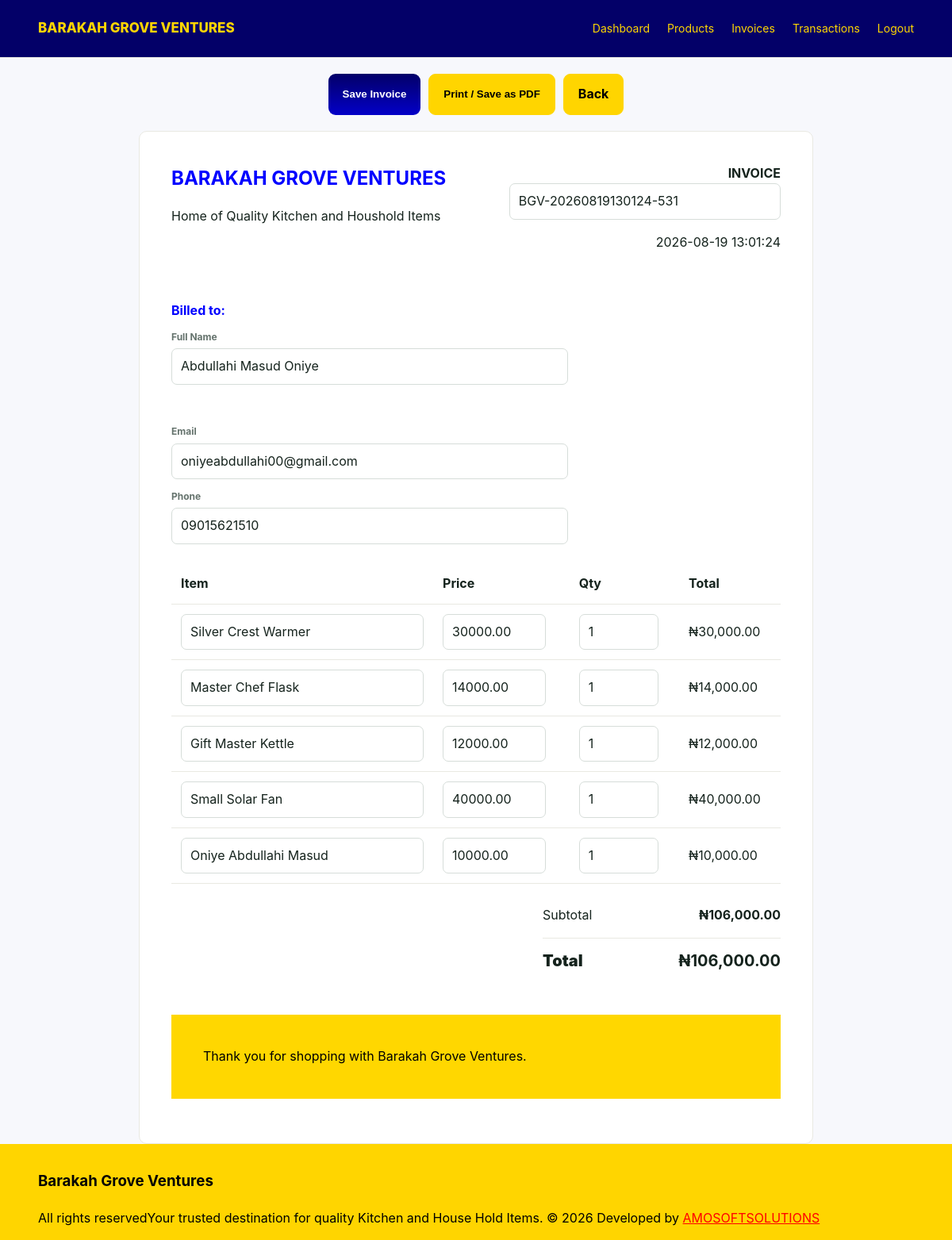
The page /invoice.php?id=2 (signed in) on the database its author committed.
### tables this page shows
CREATE TABLE IF NOT EXISTS `orders` (
  `id` int unsigned NOT NULL AUTO_INCREMENT,
  `user_id` int unsigned NOT NULL,
  `invoice_no` varchar(50) NOT NULL,
  `subtotal` decimal(12,2) NOT NULL DEFAULT '0.00',
  `total` decimal(12,2) NOT NULL DEFAULT '0.00',
  `status` enum('pending','paid','completed','cancelled') NOT NULL DEFAULT 'pending',
  `created_at` timestamp NULL DEFAULT CURRENT_TIMESTAMP,
  PRIMARY KEY (`id`),
  UNIQUE KEY `invoice_no` (`invoice_no`),
  KEY `fk_orders_user` (`user_id`),
  CONSTRAINT `fk_orders_user` FOREIGN KEY (`user_id`) REFERENCES `users` (`id`) ON DELETE RESTRICT
);

CREATE TABLE IF NOT EXISTS `users` (
  `id` int unsigned NOT NULL AUTO_INCREMENT,
  `full_name` varchar(120) NOT NULL,
  `email` varchar(190) NOT NULL,
  `phone` varchar(30) DEFAULT NULL,
  `password` varchar(255) NOT NULL,
  `role` enum('customer','admin') NOT NULL DEFAULT 'customer',
  `created_at` timestamp NULL DEFAULT CURRENT_TIMESTAMP,
  PRIMARY KEY (`id`),
  UNIQUE KEY `email` (`email`)
);

CREATE TABLE IF NOT EXISTS `order_items` (
  `id` int unsigned NOT NULL AUTO_INCREMENT,
  `order_id` int unsigned NOT NULL,
  `product_id` int unsigned DEFAULT NULL,
  `product_name` varchar(180) NOT NULL,
  `price` decimal(12,2) NOT NULL,
  `quantity` int unsigned NOT NULL,
  `total` decimal(12,2) NOT NULL,
  PRIMARY KEY (`id`),
  KEY `fk_items_order` (`order_id`),
  KEY `fk_items_product` (`product_id`),
  CONSTRAINT `fk_items_order` FOREIGN KEY (`order_id`) REFERENCES `orders` (`id`) ON DELETE CASCADE,
  CONSTRAINT `fk_items_product` FOREIGN KEY (`product_id`) REFERENCES `products` (`id`) ON DELETE SET NULL
);

### config.php (called while the page is built, shortened)
<?php
function e(?string $value): string {
    return htmlspecialchars($value ?? '', ENT_QUOTES, 'UTF-8');
}
function is_admin(): bool {
    return isset($_SESSION['role']) && $_SESSION['role'] === 'admin';
}
function money(float|int|string $amount): string {
    return CURRENCY . number_format((float)$amount, 2);
}
?>

### invoice.php (the view, shortened to what this page needs)
<?php
require_once 'config.php';
$id = (int)($_GET['id'] ?? 0);
$stmt = $db->prepare("
    SELECT
        o.*,
        u.full_name,
        u.email,
        u.phone
    FROM orders o
    JOIN users u ON u.id = o.user_id
    WHERE o.id = ?
");
$stmt->bind_param("i", $id);
$stmt->execute();
$order = $stmt->get_result()->fetch_assoc();
$stmt = $db->prepare("
    SELECT *
    FROM order_items
    WHERE order_id = ?
    ORDER BY id ASC
");
$stmt->bind_param("i", $id);
$stmt->execute();
$items = $stmt
    ->get_result()
    ->fetch_all(MYSQLI_ASSOC);
?>
<!doctype html>
<html lang="en">
<head>
<link
    rel="stylesheet"
    href="assets/css/style.css"
>
</head>
<body>
<?php include 'includes/header.php'; ?>
<div class="print-actions">
    <?php if (is_admin()): ?>
        <button
            type="submit"
            form="invoiceForm"
            class="btn"
        >
            Save Invoice
        </button>
    <?php endif; ?>
    <button
        class="btn btn-outline"
        onclick="window.print()"
    >
        Print / Save as PDF
    </button>
    <a
        class="btn btn-outline"
        href="<?= is_admin()
            ? BASE_URL . '/admin/orders.php'
            : BASE_URL . '/my_orders.php'
        ?>"
    >
        Back
    </a>
</div>
<form
    method="POST"
    id="invoiceForm"
>
<section class="invoice">
    <div class="invoice-head">
        <div>
            <h1 style="color:blue">
                BARAKAH GROVE VENTURES
            </h1>
            <p>Home of Quality Kitchen and Houshold Items</p>
        </div>
        <div class="invoice-meta">
            <strong>
                INVOICE
            </strong>
            <?php if (is_admin()): ?>
                <input
                    type="text"
                    name="invoice_no"
                    value="<?= e($order['invoice_no']) ?>"
                    class="invoice-edit-input"
                >
            <?php else: ?>
                <p>
                    <?= e($order['invoice_no']) ?>
                </p>
            <?php endif; ?>
            <p>
                <?= e($order['created_at']) ?>
            </p>
        </div>
    </div>
    <div class="invoice-customer">
        <strong style="color:blue">
            Billed to:
        </strong>
        <?php if (is_admin()): ?>
            <div class="invoice-customer-fields" style="color:blue">
                <div>
                    <label>
                        Full Name
                    </label> <input type="text" name="customer_name" value="<?= e($order['full_name']) ?>" class="invoice-edit-input"
required>
                </div>
<br>
                <div>
                    <label>
                        Email
                    </label>
                    <input
                        type="email"
                        name="customer_email"
                        value="<?= e($order['email']) ?>"
                        class="invoice-edit-input"
                        required
                    >
                </div>
                <div>
                    <label>
                        Phone
                    </label>
                    <input
                        type="text"
                        name="customer_phone"
                        value="<?= e($order['phone']) ?>"
                        class="invoice-edit-input"
                    >
                </div>
            </div>
        <?php endif; ?>
    </div>
    <table class="invoice-table">
        <thead>
            <tr>
                <th>
                    Item
                </th>
                <th>
                    Price
                </th>
                <th>
                    Qty
                </th>
                <th>
                    Total
                </th>
            </tr>
        </thead>
        <tbody>
        <?php foreach ($items as $index => $item): ?>
            <tr>
                <td>
                    <?php if (is_admin()): ?>
                        <input
                            type="text"
                            name="item_name[]"
                            value="<?= e($item['product_name']) ?>"
                            class="invoice-item-input"
                            required
                        >
                    <?php else: ?>
                        <?= e($item['product_name']) ?>
                    <?php endif; ?>
                </td>
                <td>
                    <?php if (is_admin()): ?>
                        <input
                            type="number"
                            name="item_price[]"
                            value="<?= e($item['price']) ?>"
                            class="invoice-item-input item-price"
                            min="0"
                            step="0.01"
                            required
                        >
                    <?php else: ?>
                        <?= money($item['price']) ?>
                    <?php endif; ?>
                </td>
                <td>
                    <?php if (is_admin()): ?>
                        <input
                            type="number"
                            name="item_quantity[]"
                            value="<?= (int)$item['quantity'] ?>"
                            class="invoice-item-input item-quantity"
                            min="1"
                            required
                        >
                    <?php else: ?>
                        <?= (int)$item['quantity'] ?>
                    <?php endif; ?>
                </td>
                <td>
                    <span class="item-total">
                        <?= money($item['total']) ?>
                    </span>
                </td>
            </tr>
        <?php endforeach; ?>
        </tbody>
    </table>
    <div class="invoice-total">
        <div class="summary-row">
            <span>
                Subtotal
            </span>
            <strong id="invoiceSubtotal">
                <?= money($order['subtotal']) ?>
            </strong>
        </div>
        <div class="summary-row summary-total">
            <span>
                Total
            </span>
            <strong id="invoiceTotal">
                <?= money($order['total']) ?>
            </strong>
        </div>
    </div>
    <p
        style="
            margin-top:45px;
            color: black;
            background: gold;
            padding: 40px;
        "
    >
        Thank you for shopping with
        Barakah Grove Ventures.
    </p>
</section>
</form>
<?php include 'includes/footer.php'; ?>
</body>
</html>

### includes/header.php (shortened to what this page needs)
<header class="site-header">
<div class="container nav">
    <a class="brand" href="<?= is_admin() ? '../admin/index.php' : 'index.php' ?>">
        <span style="color: #ffd500;">BARAKAH GROVE VENTURES</span>
    </a>
    <nav>
        <?php if (is_admin()): ?>
            <a style="color: #ffd500;" href="<?= BASE_URL ?>/admin/index.php">Dashboard</a>
            <a style="color: #ffd500;" href="<?= BASE_URL ?>/admin/products.php">Products</a>
            <a style="color: #ffd500;" href="<?= BASE_URL ?>/admin/invoice.php">Invoices</a>
            <a style="color: #ffd500;" href="<?= BASE_URL ?>/admin/transaction_history.php">Transactions</a>
            <a style="color: #ffd500;" href="<?= BASE_URL ?>/logout.php">Logout</a>
        <?php endif; ?>
    </nav>
</div>
</header>

### includes/footer.php
<footer  class="footer fixed bottom-0 left-0 w-full">
<div class="container">
    <div><h3>Barakah Grove Ventures</h3><p>  All rights reservedYour trusted destination for quality Kitchen and House Hold Items. © <?= date('Y') ?> Developed  by <a style="color: rgb(255, 0, 0); text-decoration: underline;" href="https://abdul-full-stack-dev.vercel.app/" target="_blank">AMOSOFTSOLUTIONS</a></p>
</div>
</footer>

### assets/css/style.css (style rules this page uses)
:root { --primary: linear-gradient( rgba(3, 0, 104), rgba(3, 0, 200) ); --primary-dark: linear-gradient( rgba(3, 0, 104), rgba(3, 0, 200) ); --accent: #ffd500; --ink: #15231d; --muted: #65736d; --bg: #f7f8fc; --white: #fff; --border: #e9e9e2; --danger: #b42318; --shadow: 0 12px 40px rgba(10, 50, 35, .08); --outline: #ffd500; }
* { box-sizing: border-box; }
.btn.btn-outline { background: var(--outline); color: black; }
html { min-height: 100%; scroll-behavior: smooth; }
body { margin: 0; min-height: 100vh; display: flex; flex-direction: column; font-family: Inter, Segoe UI, Arial, sans-serif; color: var(--ink); background: var(--bg); line-height: 1.6; }
.footer { flex-shrink: 0; margin-top: auto; width: 100%; padding: 10px 0; background: #ffd500; color: #040404; }
.footer p { margin: 0; color: #010101; }
a { color: inherit; text-decoration: none; }
.container { width: min(1120px, 92%); margin: auto; }
.site-header { background: #030068; border-bottom: 1px solid var(--border); position: sticky; top: 0; z-index: 100; }
.nav { min-height: 72px; display: flex; align-items: center; justify-content: space-between; gap: 20px; }
.brand { display: flex; align-items: center; gap: 10px; color: #fff; font-weight: 800; font-size: 17px; }
nav { display: flex; align-items: center; gap: 22px; font-size: 14px; }
nav a { color: #fff; transition: .2s ease; }
.btn { display: inline-block; border: 0; background: var(--primary); color: #fff; padding: 12px 18px; border-radius: 9px; font-weight: 700; cursor: pointer; transition: .2s ease; }
.btn-outline { background: transparent; color: var(--primary); border: 1px solid var(--outline); }
.footer { padding: 14px 0; background: #ffd500; color: #040404; margin-top: auto; flex-shrink: 0; }
.summary-row { display: flex; justify-content: space-between; padding: 7px 0; }
.summary-total { font-size: 20px; font-weight: 900; border-top: 1px solid var(--border); margin-top: 8px; padding-top: 12px; }
.invoice { background: #fff; padding: 40px; border: 1px solid var(--border); border-radius: 10px; max-width: 850px; margin: auto; }
.invoice-head { display: flex; justify-content: space-between; border-bottom: 2px solid var(--primary); padding-bottom: 20px; margin-bottom: 25px; }
.invoice h1 { color: var(--primary); margin: 0; }
.invoice-table { width: 100%; border-collapse: collapse; }
.invoice-table th, .invoice-table td { padding: 12px; border-bottom: 1px solid var(--border); text-align: left; }
.invoice-total { margin-left: auto; max-width: 300px; margin-top: 20px; }
.print-actions { max-width: 850px; margin: 20px auto; display: flex; gap: 10px; }
.invoice-edit-input, .invoice-item-input { width: 100%; border: 1px solid #d6ddd9; border-radius: 7px; padding: 9px 11px; background: #fff; color: var(--ink); font: inherit; transition: .2s ease; }
.invoice-item-input { min-width: 100px; }
.invoice-item-input.item-price { width: 130px; }
.invoice-item-input.item-quantity { width: 75px; }
.invoice-meta { text-align: right; }
.invoice-customer { margin-bottom: 25px; }
.invoice-customer-fields { display: grid; grid-template-columns: 1fr; gap: 12px; margin-top: 10px; max-width: 500px; }
.invoice-customer-fields label { display: block; margin-bottom: 5px; font-size: 12px; font-weight: 700; color: var(--muted); }
.invoice-table input { box-sizing: border-box; }

### rows shown on the page
orders: invoice_no "BGV-20260819130124-531", created_at "2026-08-19 13:01:24", customer_name "Abdullahi Masud Oniye", customer_email "oniyeabdullahi00@gmail.com", customer_phone "09015621510", subtotal "₦106,000.00", total "₦106,000.00"
order_items: product_name "Silver Crest Warmer", price "30000.00", quantity "1", total "₦30,000.00"
order_items: product_name "Master Chef Flask", price "14000.00", quantity "1", total "₦14,000.00"
order_items: product_name "Gift Master Kettle", price "12000.00", quantity "1", total "₦12,000.00"
order_items: product_name "Small Solar Fan", price "40000.00", quantity "1", total "₦40,000.00"
order_items: product_name "Oniye Abdullahi Masud", price "10000.00", quantity "1", total "₦10,000.00"
